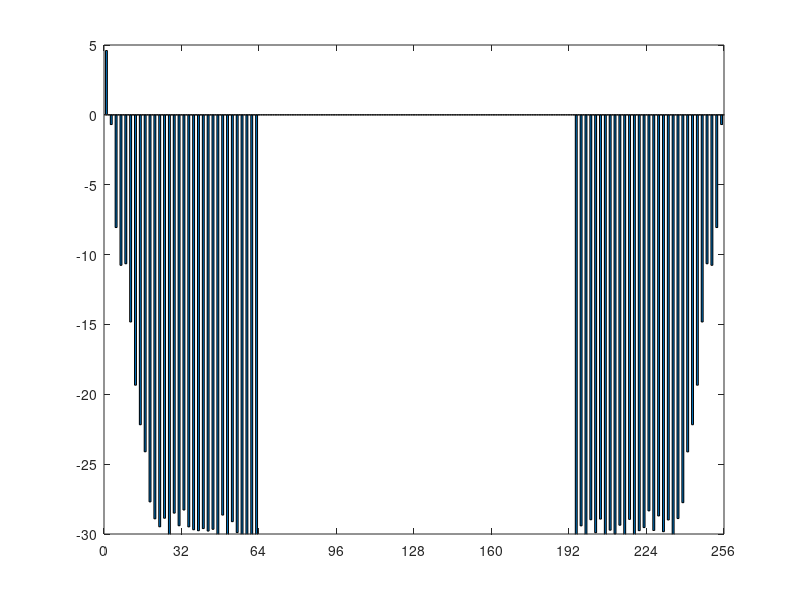

Source code (MATLAB):
function guide1d
% solves NLS equation 
%
%   i dPsi/dt + del^2(Psi) - |Psi|^2*Psi = 0 
%
% using 2nd order split-step method

%-- Input parameters --  

  %fileout = "tmp.txt";     % output file
  fileout = "o4_dt1e-4_n0256_short.txt";     % output file

  A0    = 100;              % \
  A1    =   0;              % -  amplitude of first harmonics
  A2    =   1;              % /

  L     =   2*pi;           % length of the box 
  N     =    256;           % discretization points 

  dt    =   1.e-4;           % timestep
  nmax  =   1.0e3;           % number of timesteps
  nplot =   1.0e3;           % frequency of plotting
  nsave =       1;           % frequency of saving

  iunit = i;


%-- Initializaion --

  printf("Time step must be much smaller that period of phase rotation:\n");
  printf("dt = %e,   T = %e.\n\n",  dt, 2*pi/A0/A0);

  fU = zeros(1,N);

  fU(1) = A0;
  fU(2) = iunit*A1/2;  fU(end)   = iunit*A1/2;
  fU(3) = iunit*A2/2;  fU(end-1) = iunit*A2/2;

  fU    = fU*N;


  U = ifft(fU);

  %plot(1:N, abs(fU));


%-- precompute exponent for linear step

  k = 0:N-1; 
  k0 = floor((N-1)/2); 
  k = circshift(k-k0,[0,-k0]);

  DD = -(k*2*pi/L).^2;

  %semilogy(k, abs(fU/N))

  w=1/(2 - 2^(1/3));
 
  expLin1 = exp(iunit*DD*dt*w);
  expLin2 = exp(iunit*DD*dt*(1-2*w));
  expLin3 = expLin1;


%-- non-linear timesteps

  dt1= 0.5*(1-w)*dt;
  dt2= dt1;
  dt3= w*dt;


%-- Main loop - time advancement --

  ind=1:2:13; 
  format short e


  fid = fopen (fileout, 'wt');

  fprintf(fid, '#1.t 2.sqrt(N)  3.k=0,2,4,6,8,10,12\n\n'); 

  for n=0:nmax


    %------------------------

    % advance linear part 1

    fU = fft(U);               % FT to k-space
    fU = fU .* expLin1;        % time advancement
    fU(N/4:3*N/4+1) = 0;       % dealiasing
    U  =  ifft(fU);            % FT to r-space
 
    % advance non-linear part 1

    UU = U.*conj(U);
    U  = U .* exp(-iunit*dt1*UU);


    % advance linear part 2

    fU = fft(U);               % FT to k-space
    fU = fU .* expLin2;        % time advancement
    fU(N/4:3*N/4+1) = 0;       % dealiasing
    U  =  ifft(fU);            % FT to r-space
 
    % advance non-linear part 2

    UU = U.*conj(U);
    U  = U .* exp(-iunit*dt2*UU);


    % advance linear part 3

    fU = fft(U);               % FT to k-space
    fU = fU .* expLin3;        % time advancement
    fU(N/4:3*N/4+1) = 0;       % dealiasing
    U  =  ifft(fU);            % FT to r-space
 
    % advance non-linear part 1

    UU = U.*conj(U);
    U  = U .* exp(-iunit*dt3*UU);


    %------------------------

    % plot and save

    if (rem(n,nsave) == 0)

      nWaves = sqrt(sum(fU.*conj(fU)))/N;
      fprintf(fid, ' %10.4e   %10.4e   ', n*dt, nWaves, abs(fU(ind))/N );
      fprintf(fid, ' %10.4e %10.4e %10.4e %10.4e %10.4e %10.4e %10.4e\n', ...
	            abs(fU(ind))/N );
   endif

    if (rem(n,nplot) == 0) 


      %disp(abs(fU(ind)/N))
	 %semilogy(k, abs(fU/N) );  axis([-N/4, N/4, 1e-12, 1.e2] )
	   bar(log(abs(fU/N))); axis([0, N, -30, 5] ); set (gca, "xtick", [0:32:N]); 

      pause(0.1)
    endif


    %------------------------
 
  end

  fclose(fid)

end


%-------------------------------------------------

